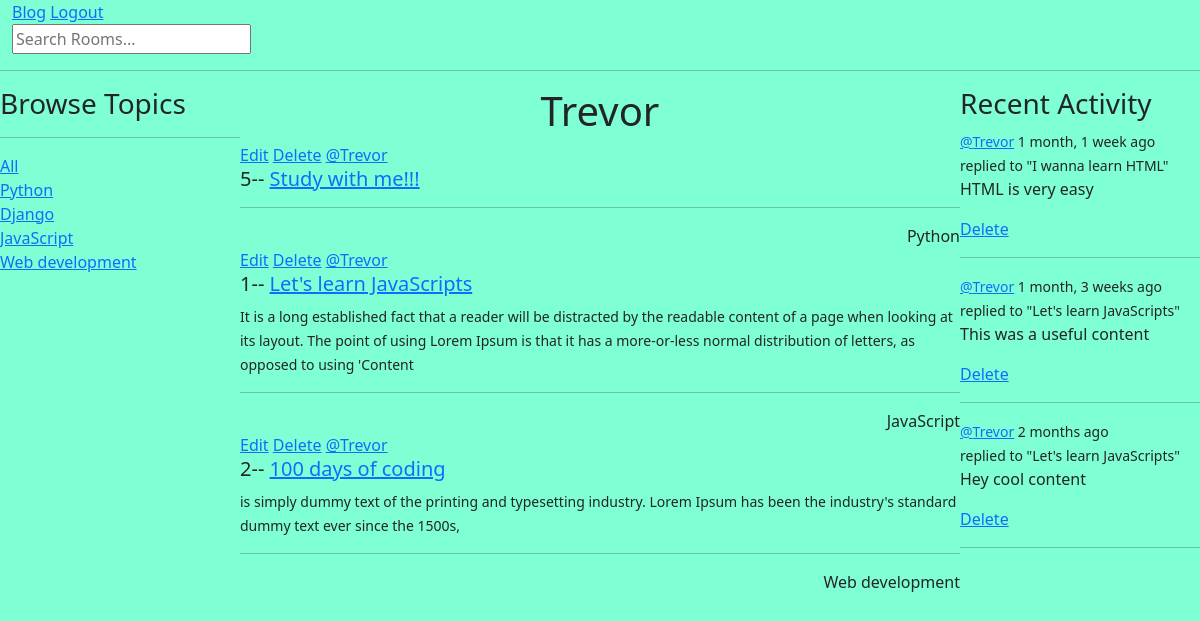
Page /userprofile/1/ (signed in) on the committed database.
### blogapp/models.py (models this page shows)
class Topic(models.Model):
    name = models.CharField(max_length=200)
    def __str__(self):
        return self.name

class Room(models.Model):
    host = models.ForeignKey(User, on_delete=models.SET_NULL,null=True)
    topic = models.ForeignKey(Topic, on_delete=models.SET_NULL,null=True)
    name = models.CharField(max_length=200)
    description = models.TextField(null=True, blank=True)
    participants = models.ManyToManyField(User, related_name='participants', blank=True)
    updated = models.DateTimeField(auto_now=True)
    created = models.DateTimeField(auto_now_add=True)
    class Meta:
        ordering = ['-updated','-created']
    def __str__(self):
        return self.name

class Message(models.Model):
    user = models.ForeignKey(User, on_delete=models.CASCADE)
    room = models.ForeignKey(Room, on_delete=models.CASCADE)
    body = models.TextField()
    updated = models.DateTimeField(auto_now=True)
    created = models.DateTimeField(auto_now_add=True)
    class Meta:
        ordering = ['-updated','-created']
    def __str__(self):
        return self.body[0:50]

### blogapp/views.py (the view)
# urls.py: path('userprofile/<str:pk>/', views.userProfile, name='userprofile'),
def userProfile(request,pk):
    user = User.objects.get(id=pk)
    rooms = user.room_set.all()
    room_messages = user.message_set.all()
    topics = Topic.objects.all()
    context = {'user':user,'rooms':rooms,
               'room_messages':room_messages,
               'topics':topics
               }
    return render(request,'profile.html',context)

### templates/profile.html (shortened to what this page needs)
<!doctype html>
<html lang="en">
<head>
</head>
<body>
{% extends 'base.html' %}
{% block content %}
    <div class="profile-container">
        <div>
            {% include 'topic-component.html' %}
        </div>
        <div>
        <center><h1>{{ user.username }}</h1></center>
            {% include 'feed_component.html' %}
        </div>
        <div>
            {% include 'activity_component.html' %}
        </div>
    </div>
{% endblock %}

### templates/topic-component.html (shortened to what this page needs)
<!doctype html>
<html lang="en">
<head>
</head>
<body>
<h3>Browse Topics</h3>
<hr>
<div>
    <a href="{% url 'home' %}">All</a>
</div>
{% for topic in topics %}
    <div>
        <a href="{% url 'home' %}?q={{ topic.name }}">{{ topic.name }}</a>
    </div>
{% endfor %}
</body>
</html>

### templates/feed_component.html (shortened to what this page needs)
<!doctype html>
<html lang="en">
<head>
</head>
<body>
<div>
                {% for room in rooms %}
                    <div>
                    {% if request.user == room.host %}
                        <a href="{% url 'updateRoom' room.id%}">Edit</a>
                        <a href="{% url 'deleteRoom' room.id%}">Delete</a>
                        {% endif %}
                        <a href="{% url 'userprofile' room.host.id%}">@{{ room.host }}</a>
                        <h5>{{ room.id }}-- <a href="{% url 'room' room.id%}">{{ room.name }}</a></h5>
                        <small>{{ room.description }}</small>
                        <hr>
                        <div class="d-flex justify-content-end">
                            <div>
                                <span>{{ room.topic }}</span>
                            </div>
                        </div>
                    </div>
                {% endfor %}
            </div>
</body>
</html>

### templates/activity_component.html (shortened to what this page needs)
<!doctype html>
<html lang="en">
<head>
</head>
<body>
 <h3>Recent Activity</h3>
 {% for room_message in room_messages %}
     <div>
         <small><a href="{% url 'userprofile' room_message.user.id%}">@{{ room_message.user }}</a>  {{ room_message.created | timesince }} ago</small>
         <br>
         <small>replied to "{{ room_message.room }}"</small>
         <br>
         <p>{{ room_message}}</p>
         {% if request.user == room_message.user %}
             <a href="{% url 'delete-message' room_message.id%}">Delete</a>
         {% endif %}
         <hr>
     </div>
 {% endfor %}
</body>
</html>

### static/style/main.css (style rules this page uses)
body { background-color: aquamarine; }

### templates/profile.html (style rules this page uses)
.profile-container { display: grid; grid-template-columns: 1fr 3fr 1fr; }

### rows in the picture
Topic: name "Python"
Topic: name "Django"
Topic: name "JavaScript"
Topic: name "Web development"
Room: shows "Edit", host "Trevor", id "5", name "Study with me!!!", topic "Python"
Room: shows "Edit", host "Trevor", id "1", name "Let's learn JavaScripts", description "It is a long established fact that a reader will be distracted by the readable content of a page when looking at its layout. The point of using Lorem Ipsum is that it has a more-or-less normal distribution of letters, as opposed to using 'Content", topic "JavaScript"
Room: shows "Edit", host "Trevor", id "2", name "100 days of coding", description "is simply dummy text of the printing and typesetting industry. Lorem Ipsum has been the industry's standard dummy text ever since the 1500s,", topic "Web development"
Message: user "Trevor", created "1 month, 1 week", room "I wanna learn HTML", body "HTML is very easy", shows "Delete"
Message: user "Trevor", created "1 month, 3 weeks", room "Let's learn JavaScripts", body "This was a useful content", shows "Delete"
Message: user "Trevor", created "2 months", room "Let's learn JavaScripts", body "Hey cool content", shows "Delete"

### other values in the picture
{{ user.username }} "Trevor"
